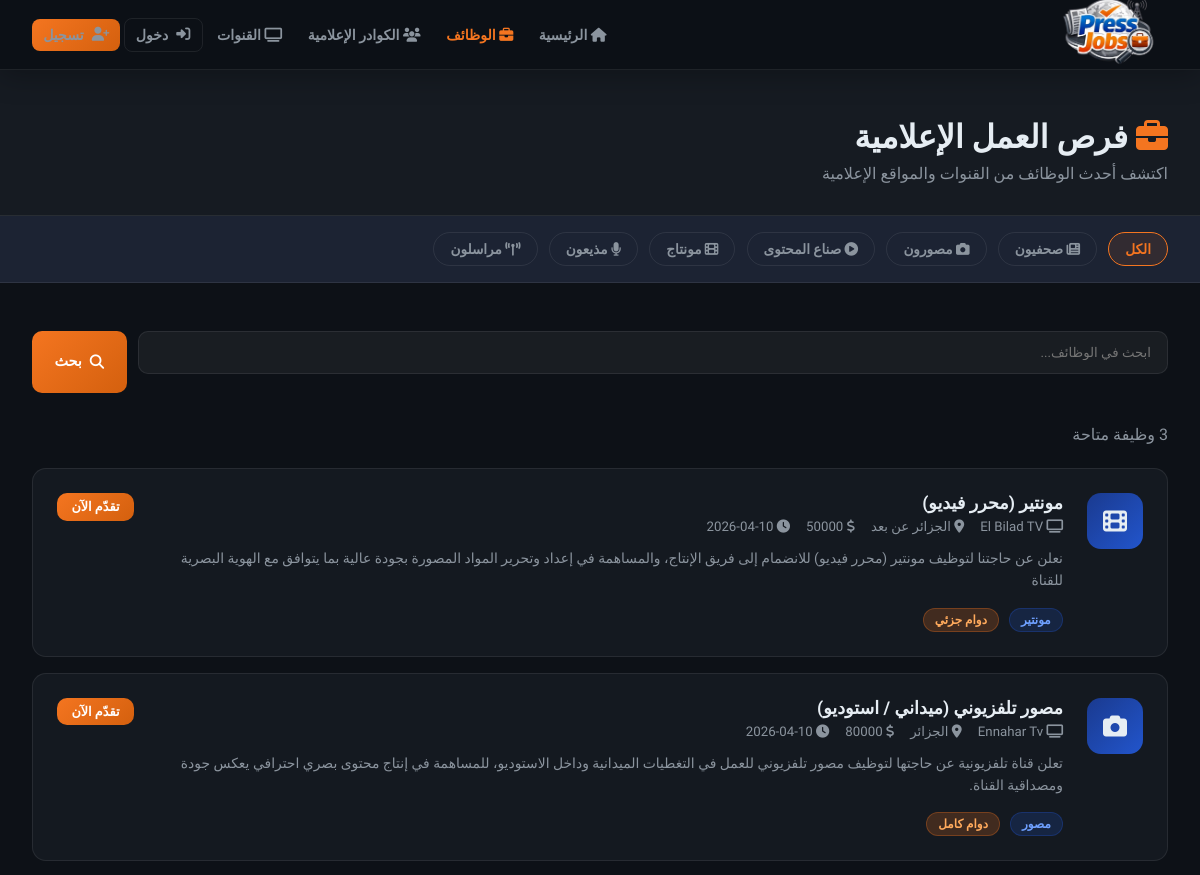
/jobs (upper part), run on an earlier commit of the app's database.
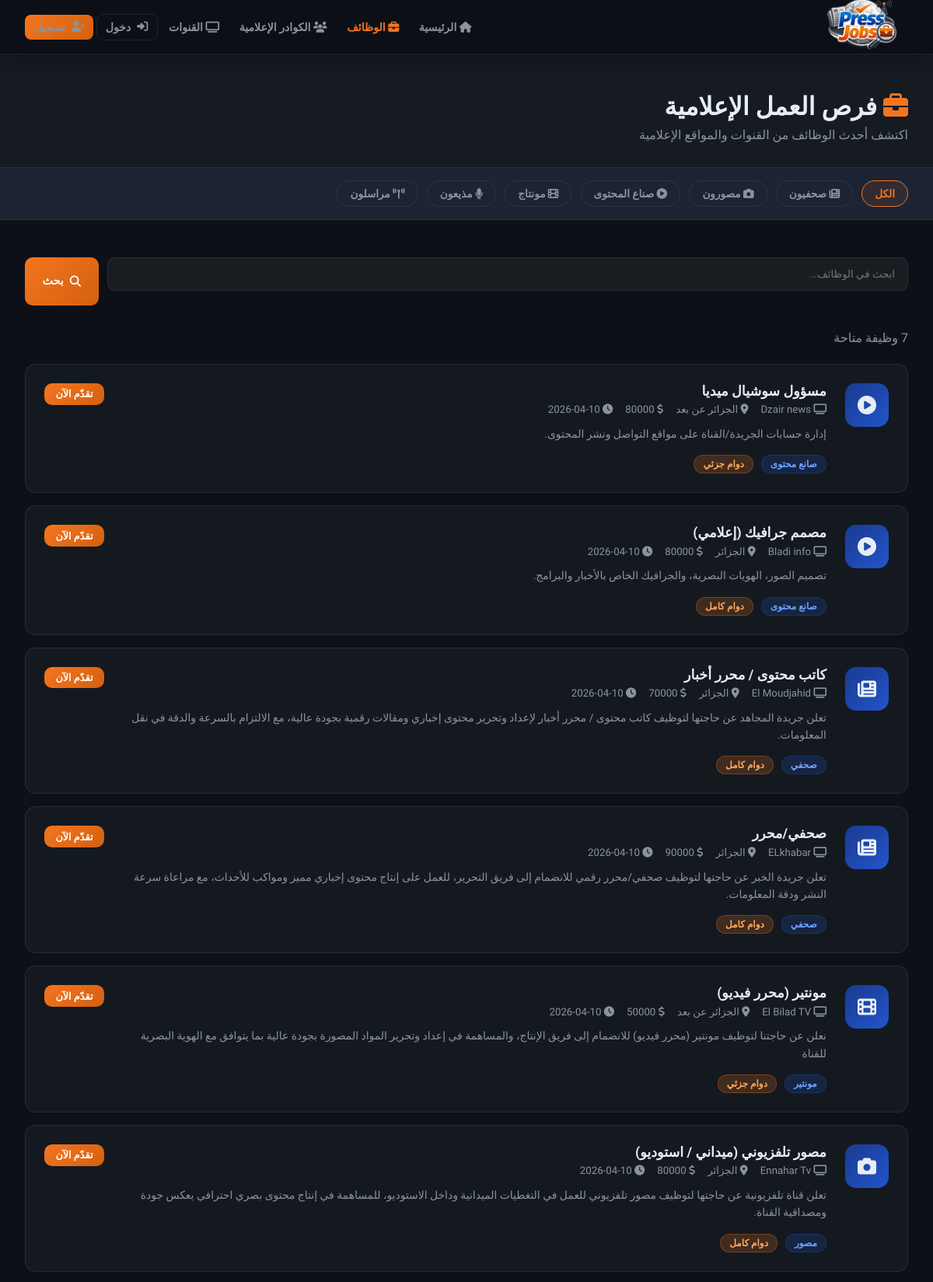
And on a later commit of the database.
### tables this page shows
CREATE TABLE jobs (
        id INTEGER PRIMARY KEY AUTOINCREMENT,
        channel_id INTEGER NOT NULL,
        title TEXT NOT NULL,
        description TEXT NOT NULL,
        category TEXT NOT NULL,
        location TEXT,
        job_type TEXT,
        salary TEXT,
        requirements TEXT,
        created_at TEXT DEFAULT CURRENT_TIMESTAMP,
        FOREIGN KEY(channel_id) REFERENCES users(id)
    );

CREATE TABLE users (
        id INTEGER PRIMARY KEY AUTOINCREMENT,
        name TEXT NOT NULL,
        email TEXT UNIQUE NOT NULL,
        password TEXT NOT NULL,
        account_type TEXT NOT NULL,
        bio TEXT,
        location TEXT,
        skills TEXT,
        education TEXT,
        experience TEXT,
        profile_image TEXT,
        created_at TEXT DEFAULT CURRENT_TIMESTAMP
    , last_name TEXT, gender TEXT, civil_status TEXT, specialty TEXT, years_experience TEXT, preferred_channels TEXT, extra_skills TEXT, cv_filename TEXT, intro_video TEXT, article_links TEXT, channel_type TEXT, cover_image TEXT, is_admin INTEGER DEFAULT 0);

### app.py (the view)
@app.route('/jobs')
def jobs():
    category = request.args.get('category', '')
    search   = request.args.get('search', '')
    conn = get_db()
    query = '''SELECT jobs.*, users.name as channel_name FROM jobs
               JOIN users ON jobs.channel_id = users.id WHERE 1=1'''
    params = []
    if category:
        query += ' AND jobs.category=?'
        params.append(category)
    if search:
        query += ' AND (jobs.title LIKE ? OR jobs.description LIKE ?)'
        params.extend([f'%{search}%', f'%{search}%'])
    query += ' ORDER BY jobs.created_at DESC'
    all_jobs = conn.execute(query, params).fetchall()
    conn.close()
    return render_template('jobs.html', jobs=all_jobs, category=category, search=search)

### app.py (called while the page is built)
def get_db():
    conn = sqlite3.connect(DB_PATH)
    conn.row_factory = sqlite3.Row
    return conn

### templates/jobs.html (shortened to what this page needs)
{% extends 'base.html' %}
{% block content %}
<div class="page-header">
    <div style="max-width:1200px;margin:0 auto">
        <h1><i class="fas fa-briefcase" style="color:var(--orange)"></i> فرص العمل الإعلامية</h1>
        <p>اكتشف أحدث الوظائف من القنوات والمواقع الإعلامية</p>
    </div>
</div>
<div class="filter-bar">
    <a href="/jobs" {% if not category %}class="active"{% endif %}>الكل</a>
    <a href="/jobs?category=journalist" {% if category=='journalist' %}class="active"{% endif %}><i class="fas fa-newspaper"></i> صحفيون</a>
    <a href="/jobs?category=photographer" {% if category=='photographer' %}class="active"{% endif %}><i class="fas fa-camera"></i> مصورون</a>
    <a href="/jobs?category=content" {% if category=='content' %}class="active"{% endif %}><i class="fas fa-play-circle"></i> صناع المحتوى</a>
    <a href="/jobs?category=editor" {% if category=='editor' %}class="active"{% endif %}><i class="fas fa-film"></i> مونتاج</a>
    <a href="/jobs?category=presenter" {% if category=='presenter' %}class="active"{% endif %}><i class="fas fa-microphone"></i> مذيعون</a>
    <a href="/jobs?category=reporter" {% if category=='reporter' %}class="active"{% endif %}><i class="fas fa-broadcast-tower"></i> مراسلون</a>
</div>
<div class="jobs-layout">
    <form class="search-form" method="get">
        <input class="form-group input" type="text" name="search" value="{{ search }}" placeholder="ابحث في الوظائف..." style="padding:0.8rem 1rem;background:rgba(255,255,255,0.05);border:1.5px solid var(--border);border-radius:10px;color:var(--text);font-family:inherit;outline:none">
        <button type="submit" class="btn btn-primary"><i class="fas fa-search"></i> بحث</button>
    </form>
    {% if jobs %}
    <p style="color:var(--text-muted);margin-bottom:1.5rem">{{ jobs|length }} وظيفة متاحة</p>
    {% for job in jobs %}
    <a href="/job/{{ job.id }}" class="job-list-card">
        <div class="jlc-icon"><i class="fas fa-{{ {'journalist':'newspaper','photographer':'camera','content':'play-circle','editor':'film','presenter':'microphone','reporter':'broadcast-tower'}.get(job.category, 'briefcase') }}"></i></div>
        <div class="jlc-body">
            <h3>{{ job.title }}</h3>
            <div class="jlc-meta">
                <span><i class="fas fa-tv"></i> {{ job.channel_name }}</span>
                {% if job.location %}<span><i class="fas fa-map-marker-alt"></i> {{ job.location }}</span>{% endif %}
                {% if job.salary %}<span><i class="fas fa-dollar-sign"></i> {{ job.salary }}</span>{% endif %}
                <span><i class="fas fa-clock"></i> {{ job.created_at[:10] }}</span>
            </div>
            <p class="jlc-excerpt">{{ job.description }}</p>
            <div class="jlc-footer">
                <span class="badge badge-blue">{{ {'journalist':'صحفي','photographer':'مصور','content':'صانع محتوى','editor':'مونتير','presenter':'مذيع','reporter':'مراسل'}.get(job.category, job.category) }}</span>
                {% if job.job_type %}<span class="badge badge-orange">{{ job.job_type }}</span>{% endif %}
            </div>
        </div>
        <span class="btn btn-primary btn-sm">تقدّم الآن</span>
    </a>
    {% endfor %}
    {% else %}
    <div class="empty-state">
        <i class="fas fa-briefcase"></i>
        <h3 style="margin-bottom:0.5rem">لا توجد وظائف</h3>
        <p>لم يتم العثور على وظائف مطابقة لبحثك</p>
    </div>
    {% endif %}
</div>
{% endblock %}

### templates/base.html (shortened to what this page needs)
<!DOCTYPE html>
<html lang="ar" dir="rtl">
<head>
    <link rel="stylesheet" href="https://cdnjs.cloudflare.com/ajax/libs/font-awesome/6.4.0/css/all.min.css">
</head>
<body>
<nav>
    <a href="/" class="nav-brand">
        <img src="/static/images/logo.png" alt="PressJobs">
    </a>
    <div class="nav-links" id="navLinks">
        {% if not session.user_id %}<a href="/" {% if request.endpoint=='index' %}class="active"{% endif %}><i class="fas fa-home"></i> الرئيسية</a>{% endif %}
        <a href="/jobs" {% if request.endpoint=='jobs' %}class="active"{% endif %}><i class="fas fa-briefcase"></i> الوظائف</a>
        <a href="/journalists" {% if request.endpoint=='journalists' %}class="active"{% endif %}><i class="fas fa-users"></i> الكوادر الإعلامية</a>
        <a href="/channels" {% if request.endpoint=='channels' %}class="active"{% endif %}><i class="fas fa-tv"></i> القنوات</a>
        {% if session.user_id %}
        <a href="/profile/{{ session.user_id }}"><i class="fas fa-user"></i> {{ session.user_name }}</a>
        <a href="/logout" class="btn btn-outline btn-sm"><i class="fas fa-sign-out-alt"></i> خروج</a>
        {% else %}
        <a href="/login" class="btn btn-outline btn-sm"><i class="fas fa-sign-in-alt"></i> دخول</a>
        <a href="/register" class="btn btn-primary btn-sm"><i class="fas fa-user-plus"></i> تسجيل</a>
        {% endif %}
    </div>
</nav>
<main>
{% block content %}{% endblock %}
</main>
</body>
</html>

### templates/base.html (style rules this page uses)
:root { --blue: #1a3a8f; --blue-mid: #2255cc; --orange: #f47520; --orange-dark: #d4600e; --dark: #0d1117; --dark2: #161b22; --dark3: #1c2333; --border: rgba(255,255,255,0.08); --text: #e6edf3; --text-muted: #8b949e; --card-bg: rgba(22, 27, 34, 0.9); --gradient-blue: linear-gradient(135deg, #1a3a8f, #2255cc); --gradient-orange: linear-gradient(135deg, #f47520, #d4600e); --gradient-hero: linear-gradient(135deg, #0d1117 0%, #1a2240 50%, #0d1117 100%); }
* { margin: 0; padding: 0; box-sizing: border-box; }
body { font-family: 'Cairo', 'Tajawal', sans-serif; background: var(--dark); color: var(--text); direction: rtl; overflow-x: hidden; }
nav { position: fixed; top: 0; width: 100%; z-index: 1000; background: rgba(13,17,23,0.95); backdrop-filter: blur(20px); border-bottom: 1px solid var(--border); padding: 0 2rem; height: 70px; display: flex; align-items: center; justify-content: space-between; box-shadow: 0 4px 30px rgba(0,0,0,0.3); }
.nav-brand { display: flex; align-items: center; gap: 0.7rem; text-decoration: none; }
.nav-brand img { height: 7rem; width: auto; }
.nav-links { display: flex; align-items: center; gap: 0.2rem; flex-wrap: nowrap; overflow: visible; }
.nav-links a { color: var(--text-muted); text-decoration: none; padding: 0.5rem 0.7rem; border-radius: 8px; font-size: 0.88rem; font-weight: 600; transition: all 0.3s; white-space: nowrap; }
.nav-links a.active { color: var(--orange); }
.btn { display: inline-flex; align-items: center; gap: 0.5rem; padding: 0.6rem 1.4rem; border-radius: 10px; font-family: inherit; font-weight: 700; cursor: pointer; transition: all 0.3s; text-decoration: none; border: none; font-size: 0.9rem; }
.btn-primary { background: var(--gradient-orange); color: white; }
.btn-outline { background: transparent; color: var(--text); border: 1.5px solid var(--border); }
.btn-sm { padding: 0.4rem 0.9rem; font-size: 0.8rem; }
main { padding-top: 70px; min-height: calc(100vh - 70px); }
.badge { display: inline-flex; align-items: center; gap: 0.3rem; padding: 0.25rem 0.7rem; border-radius: 20px; font-size: 0.75rem; font-weight: 700; }
.badge-blue { background: rgba(34,85,204,0.2); color: #6fa0ff; border: 1px solid rgba(34,85,204,0.3); }
.badge-orange { background: rgba(244,117,32,0.2); color: #ffaa5c; border: 1px solid rgba(244,117,32,0.3); }
.form-group { margin-bottom: 1.2rem; }

### templates/jobs.html (style rules this page uses)
.page-header { background: var(--dark2); border-bottom: 1px solid var(--border); padding: 3rem 2rem 2rem; }
.page-header h1 { font-size: 2rem; font-weight: 900; margin-bottom: 0.5rem; }
.page-header p { color: var(--text-muted); }
.filter-bar { background: var(--dark3); border-bottom: 1px solid var(--border); padding: 1rem 2rem; display: flex; gap: 0.7rem; flex-wrap: wrap; align-items: center; }
.filter-bar a { padding: 0.5rem 1rem; border-radius: 20px; border: 1.5px solid var(--border); color: var(--text-muted); text-decoration: none; font-size: 0.85rem; font-weight: 600; transition: all 0.3s; }
.filter-bar a:hover, .filter-bar a.active { border-color: var(--orange); color: var(--orange); background: rgba(244,117,32,0.1); }
.jobs-layout { max-width: 1200px; margin: 0 auto; padding: 3rem 2rem; }
.job-list-card { background: var(--card-bg); border: 1px solid var(--border); border-radius: 14px; padding: 1.5rem; margin-bottom: 1rem; display: flex; align-items: flex-start; gap: 1.5rem; transition: all 0.3s; text-decoration: none; color: inherit; }
.jlc-icon { width: 56px; height: 56px; border-radius: 14px; background: var(--gradient-blue); display: flex; align-items: center; justify-content: center; font-size: 1.5rem; flex-shrink: 0; }
.jlc-body { flex: 1; }
.jlc-body h3 { font-size: 1.1rem; font-weight: 700; margin-bottom: 0.4rem; }
.jlc-meta { display: flex; align-items: center; gap: 1rem; color: var(--text-muted); font-size: 0.83rem; flex-wrap: wrap; margin-bottom: 0.8rem; }
.jlc-excerpt { color: var(--text-muted); font-size: 0.87rem; line-height: 1.6; display: -webkit-box; -webkit-line-clamp: 2; -webkit-box-orient: vertical; overflow: hidden; }
.jlc-footer { display: flex; align-items: center; gap: 0.6rem; margin-top: 1rem; flex-wrap: wrap; }
.search-form { display: flex; gap: 0.7rem; margin-bottom: 2rem; flex-wrap: wrap; }
.search-form input, .search-form select { flex: 1; min-width: 180px; }

What changed in the data, as far as the page shows it:
added jobs: title "مسؤول سوشيال ميديا", channel_name "Dzair news", location "الجزائر عن بعد", salary "80000", created_at "2026-04-10", description "إدارة حسابات الجريدة/القناة على مواقع التواصل ونشر المحتوى.", category "صانع محتوى", job_type "دوام جزئي"
added jobs: title "مصمم جرافيك (إعلامي)", channel_name "Bladi info", location "الجزائر", salary "80000", created_at "2026-04-10", description "تصميم الصور، الهويات البصرية، والجرافيك الخاص بالأخبار والبرامج.", category "صانع محتوى", job_type "دوام كامل"
added jobs: title "كاتب محتوى / محرر أخبار", channel_name "El Moudjahid", location "الجزائر", salary "70000", created_at "2026-04-10", description "تعلن جريدة المجاهد عن حاجتها لتوظيف كاتب محتوى / محرر أخبار لإعداد وتحرير محتوى إخباري ومقالات رقمية بجودة عالية، مع الالتزام بالسرعة والدقة في نقل المعلومات.", category "صحفي", job_type "دوام كامل"
added jobs: title "صحفي/محرر", channel_name "ELkhabar", location "الجزائر", salary "90000", created_at "2026-04-10", description "تعلن جريدة الخبر عن حاجتها لتوظيف صحفي/محرر رقمي للانضمام إلى فريق التحرير، للعمل على إنتاج محتوى إخباري مميز ومواكب للأحداث، مع مراعاة سرعة النشر ودقة المعلومات.", category "صحفي", job_type "دوام كامل"
Also different on the page:
{{ jobs|length }}: "3" → "7"
